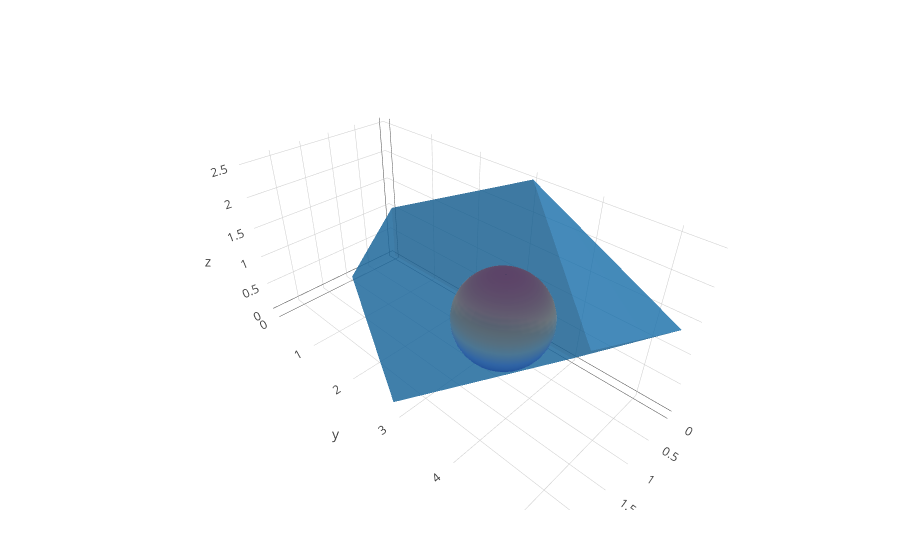

Here is the notebook cell this chart was saved with:
### Code cell
# had to update ipywidgets to get the 3D graphics to display properly
# through "pip install ipywidgets" or "conda install ipywidgets" (I did both)
# for whatever reason this still doesn't work in nbviewer
plot([t,s])

### Figure 1 — Plotly figure (JSON) as saved in the notebook; plotly's stock layout.template omitted (floating-point values rounded to 4 significant figures; data arrays with more than 128 entries replaced by an {"elided": "..."} marker saying what was removed)
{"data": [{"y": [0.0, 2.8, 4.0, 4.0, 0.0, 0.0, 0.0, 0.0, 0.0, 0.0, 4.0, 3.0, 4.0, 5.333, 3.0, 3.0, 0.0, 0.0, 5.059, 5.333, 2.8, 5.333, 4.0, 2.8, 5.333, 5.059, 3.0, 5.059, 2.8, 0.0, 0.0, 0.0, 5.059, 0.0, 3.0, 5.059], "opacity": 0.6, "type": "mesh3d", "i": [0, 3, 6, 9, 12, 15, 18, 21, 24, 27, 30, 33], "z": [0.0, 0.0, 0.0, 0.0, 0.0, 0.0, 1.0, 0.0, 0.0, 0.0, 0.0, 2.5, 0.0, 1.333, 2.5, 2.5, 1.0, 0.0, 1.882, 1.333, 0.0, 1.333, 0.0, 0.0, 1.333, 1.882, 2.5, 1.882, 0.0, 0.0, 0.0, 1.0, 1.882, 1.0, 2.5, 1.882], "x": [1.0, 2.4, 0.0, 0.0, 0.0, 1.0, 0.0, 1.0, 0.0, 0.0, 0.0, 0.0, 0.0, 0.0, 0.0, 0.0, 0.0, 0.0, 1.647, 0.0, 2.4, 0.0, 0.0, 2.4, 0.0, 1.647, 0.0, 1.647, 2.4, 1.0, 1.0, 0.0, 1.647, 0.0, 0.0, 1.647], "k": [2, 5, 8, 11, 14, 17, 20, 23, 26, 29, 32, 35], "j": [1, 4, 7, 10, 13, 16, 19, 22, 25, 28, 31, 34]}, {"y": {"elided": "32x32 float values"}, "type": "surface", "z": {"elided": "32x32 float values"}, "x": {"elided": "32x32 float values"}, "showscale": false}], "layout": {"margin": {"r": 50, "l": 50, "b": 50, "t": 60}}}
